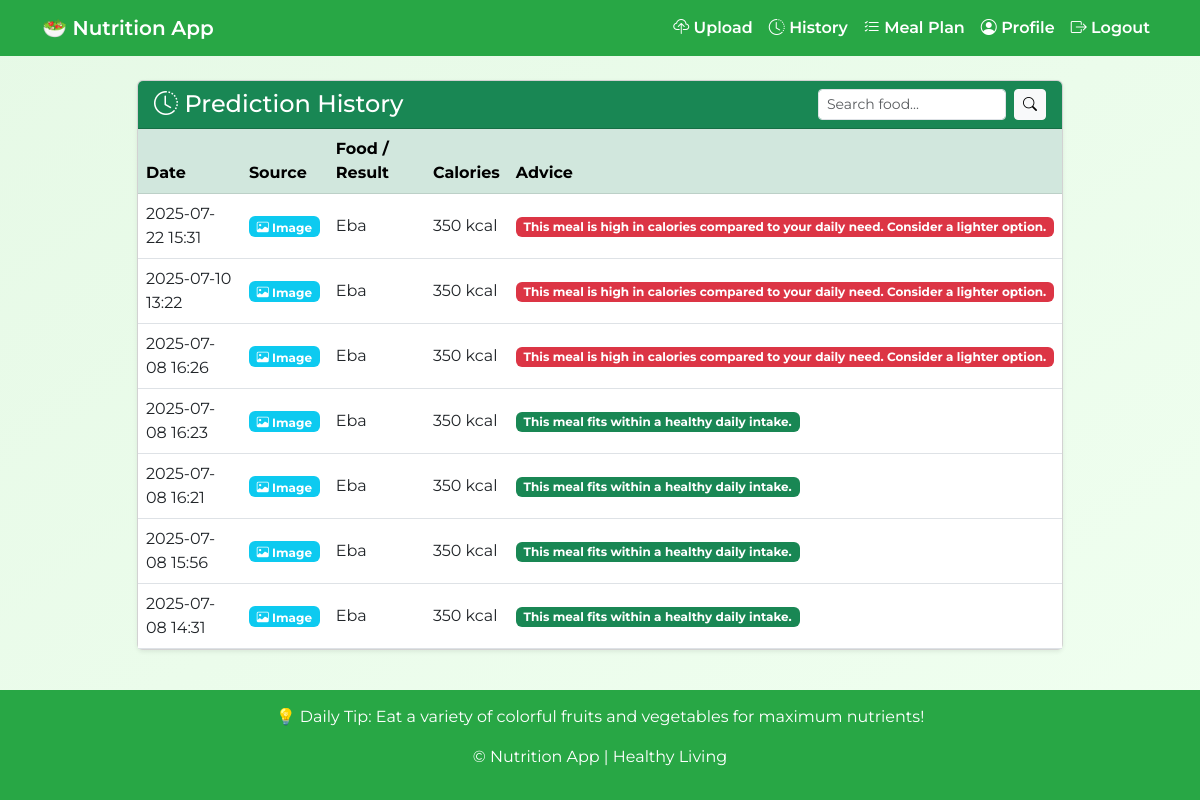
The app's page /history (signed in), older data.
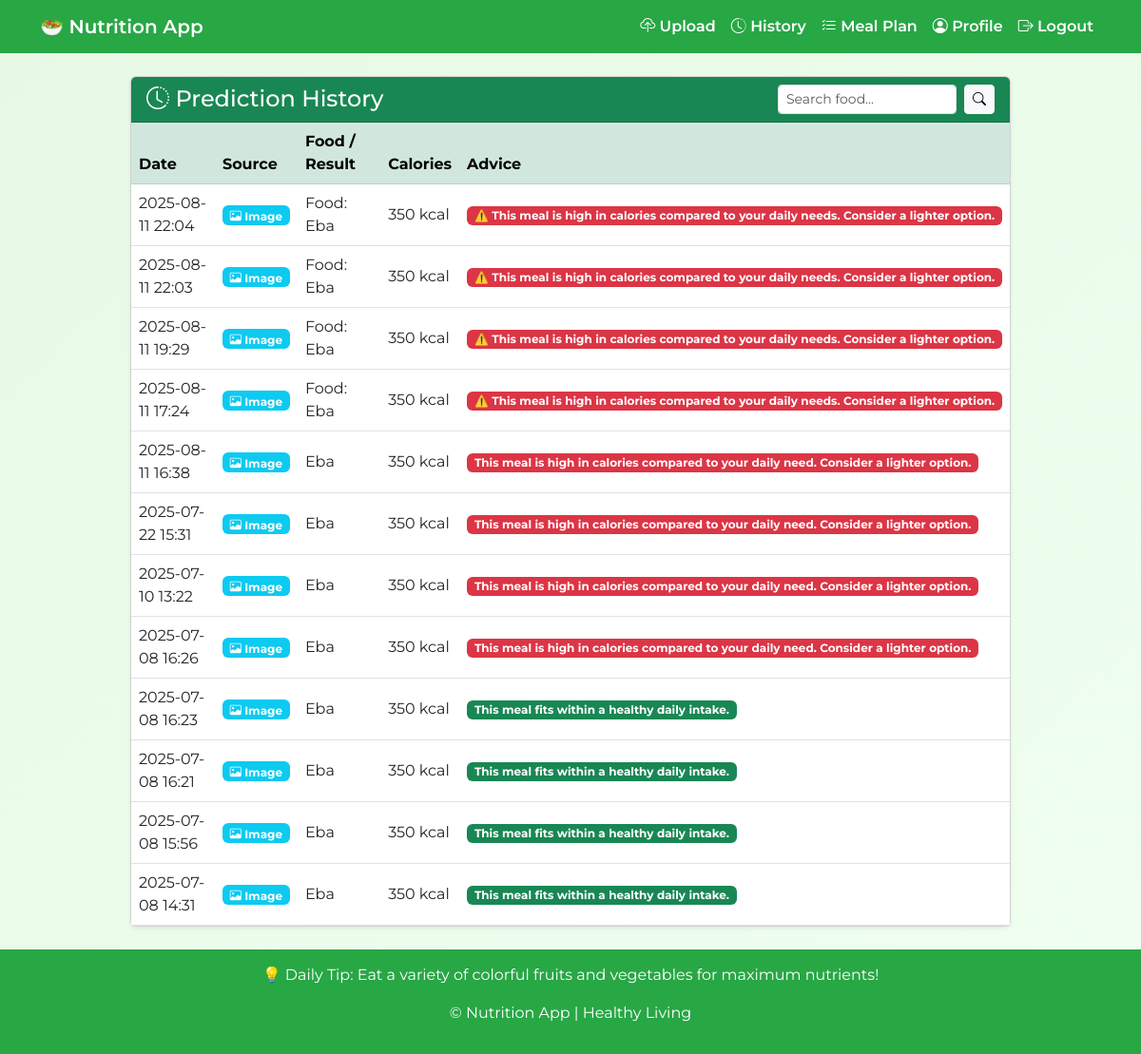
The same page, newer data.
### models.py (models this page shows)
class RecommendationHistory(db.Model):
    id = db.Column(db.Integer, primary_key=True)
    user_id = db.Column(db.Integer, db.ForeignKey('user.id'), nullable=False)
    date = db.Column(db.DateTime, default=datetime.utcnow)
    source = db.Column(db.String(50))  # 'manual', 'image'
    result = db.Column(db.Text)  # prediction text or diet summary
    user = db.relationship('User', backref=db.backref('recommendations', lazy=True))

### app.py (the view)
@app.route('/history')
@login_required
def recommendation_history():
    history = RecommendationHistory.query.filter_by(user_id=current_user.id).order_by(RecommendationHistory.date.desc()).all()
    return render_template('history.html', history=history)

### app.py (called while the page is built)
@login_manager.user_loader
def load_user(user_id):
    return User.query.get(int(user_id))

### templates/history.html
{% extends "layout.html" %}
{% block content %}
<div class="row justify-content-center">
    <div class="col-lg-10">
        <div class="card shadow-sm">
            <div class="card-header bg-success text-white d-flex justify-content-between align-items-center">
                <h4 class="mb-0"><i class="bi bi-clock-history"></i> Prediction History</h4>
                <form class="d-flex" method="GET" action="/history">
                    <input class="form-control form-control-sm me-2" type="search" name="q" placeholder="Search food..." aria-label="Search">
                    <button class="btn btn-light btn-sm" type="submit"><i class="bi bi-search"></i></button>
                </form>
            </div>
            <div class="card-body p-0">
                {% if history %}
                    <div class="table-responsive">
                        <table class="table table-hover align-middle mb-0">
                            <thead class="table-success">
                                <tr>
                                    <th>Date</th>
                                    <th>Source</th>
                                    <th>Food / Result</th>
                                    <th>Calories</th>
                                    <th>Advice</th>
                                </tr>
                            </thead>
                            <tbody>
                                {% for record in history %}
                                    {% set parts = record.result.split('|') %}
                                    {% set food_name = parts[0].replace('Image: ', '').strip() %}
                                    {% set calories_info = parts[1].replace('Calories:', '').replace('kcal', '').strip() %}
                                    {% set advice = parts[2].replace('Advice:', '').strip() %}
                                    <tr>
                                        <td>{{ record.date.strftime("%Y-%m-%d %H:%M") }}</td>
                                        <td>
                                            {% if record.source == 'image' %}
                                                <span class="badge bg-info"><i class="bi bi-image"></i> Image</span>
                                            {% else %}
                                                <span class="badge bg-secondary"><i class="bi bi-pencil"></i> Manual</span>
                                            {% endif %}
                                        </td>
                                        <td>{{ food_name }}</td>
                                        <td>{{ calories_info }} kcal</td>
                                        <td>
                                            {% if 'high' in advice|lower or 'not safe' in advice|lower %}
                                                <span class="badge bg-danger">{{ advice }}</span>
                                            {% else %}
                                                <span class="badge bg-success">{{ advice }}</span>
                                            {% endif %}
                                        </td>
                                    </tr>
                                {% endfor %}
                            </tbody>
                        </table>
                    </div>
                {% else %}
                    <div class="p-4 text-center text-muted">
                        <i class="bi bi-emoji-frown fs-1"></i>
                        <p class="mt-2">No history records found. Start uploading food images or adding meals to see them here.</p>
                    </div>
                {% endif %}
            </div>
        </div>
    </div>
</div>
{% endblock %}

### templates/layout.html (shortened to what this page needs)
<!DOCTYPE html>
<html lang="en">
<head>
    <link href="https://cdn.jsdelivr.net/npm/bootstrap@5.3.0/dist/css/bootstrap.min.css" rel="stylesheet">
    <link rel="stylesheet" href="https://cdn.jsdelivr.net/npm/bootstrap-icons@1.10.5/font/bootstrap-icons.css">
</head>
<body>
    <nav class="navbar navbar-expand-lg">
        <div class="container">
            <a class="navbar-brand" href="/">🥗 Nutrition App</a>
            <div class="collapse navbar-collapse" id="navbarNav">
                <ul class="navbar-nav ms-auto">
                    {% if current_user.is_authenticated %}
                        <li class="nav-item"><a class="nav-link" href="/upload"><i class="bi bi-cloud-upload"></i> Upload</a></li>
                        <li class="nav-item"><a class="nav-link" href="/history"><i class="bi bi-clock-history"></i> History</a></li>
                        <li class="nav-item"><a class="nav-link" href="/meal_plan"><i class="bi bi-list-check"></i> Meal Plan</a></li>
                        <li class="nav-item"><a class="nav-link" href="/profile"><i class="bi bi-person-circle"></i> Profile</a></li>
                        <li class="nav-item"><a class="nav-link" href="/auth/logout"><i class="bi bi-box-arrow-right"></i> Logout</a></li>
                    {% else %}
                        <li class="nav-item"><a class="nav-link" href="/auth/login">Login</a></li>
                        <li class="nav-item"><a class="nav-link" href="/auth/register">Register</a></li>
                    {% endif %}
                </ul>
            </div>
        </div>
    </nav>
    <main class="container py-4">
        {% block content %}{% endblock %}
    </main>
    <footer class="text-center">
        <p>💡 Daily Tip: Eat a variety of colorful fruits and vegetables for maximum nutrients!</p>
        <p>&copy; {{ current_year }} Nutrition App | Healthy Living</p>
    </footer>
</body>
</html>

### templates/layout.html (style rules this page uses)
body { font-family: 'Montserrat', sans-serif; background: linear-gradient(to bottom right, #e6f9e6, #f0fff0); min-height: 100vh; display: flex; flex-direction: column; }
.navbar { background-color: #28a745 !important; }
.navbar-brand, .nav-link { color: white !important; font-weight: 600; }
footer { margin-top: auto; background: #28a745; color: white; padding: 15px 0; }

Row changes from the older to the newer data that the page shows:
added RecommendationHistory: date "2025-08-11 22:04", source "image" (drawn), food_name "Food: Eba", calories_info "350", advice "⚠️ This meal is high in calories compared to your daily needs. Consider a lighter option."
added RecommendationHistory: date "2025-08-11 22:03", source "image" (drawn), food_name "Food: Eba", calories_info "350", advice "⚠️ This meal is high in calories compared to your daily needs. Consider a lighter option."
added RecommendationHistory: date "2025-08-11 19:29", source "image" (drawn), food_name "Food: Eba", calories_info "350", advice "⚠️ This meal is high in calories compared to your daily needs. Consider a lighter option."
added RecommendationHistory: date "2025-08-11 17:24", source "image" (drawn), food_name "Food: Eba", calories_info "350", advice "⚠️ This meal is high in calories compared to your daily needs. Consider a lighter option."
added RecommendationHistory: date "2025-08-11 16:38", source "image" (drawn), food_name "Eba", calories_info "350", advice "This meal is high in calories compared to your daily need. Consider a lighter option."
